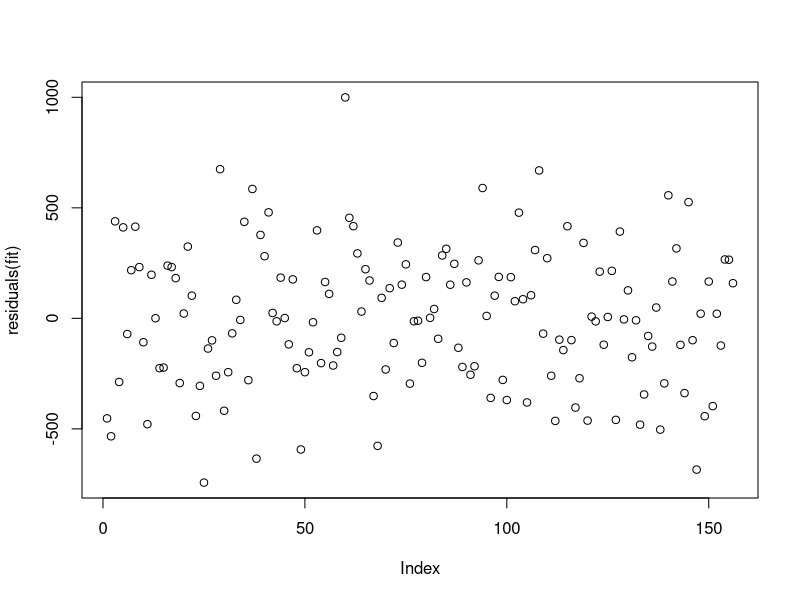
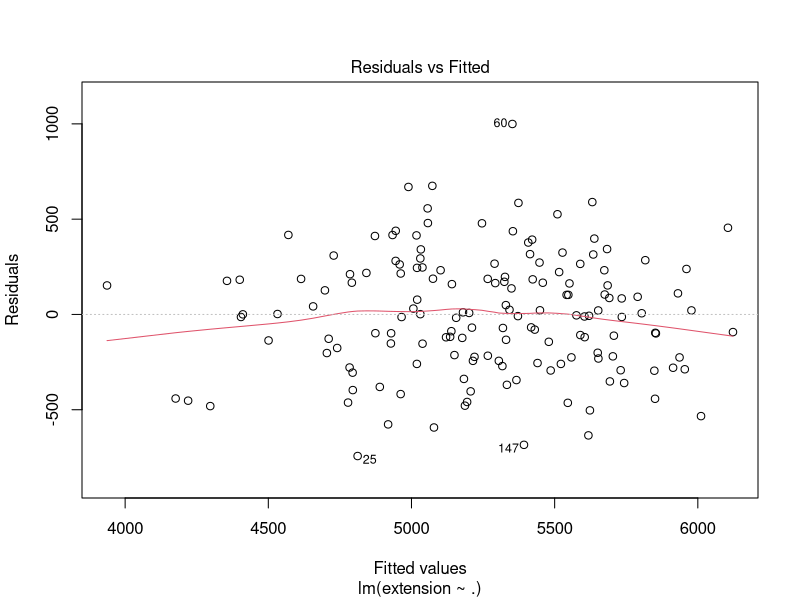
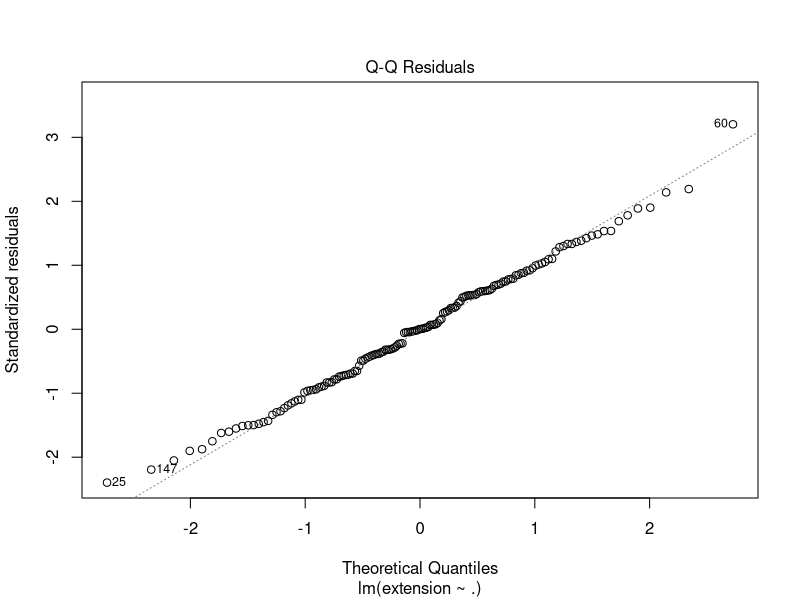
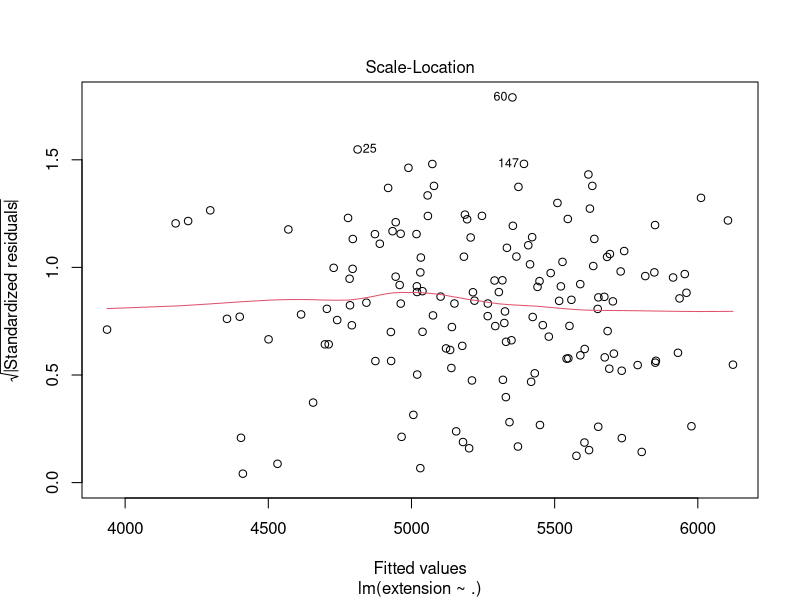
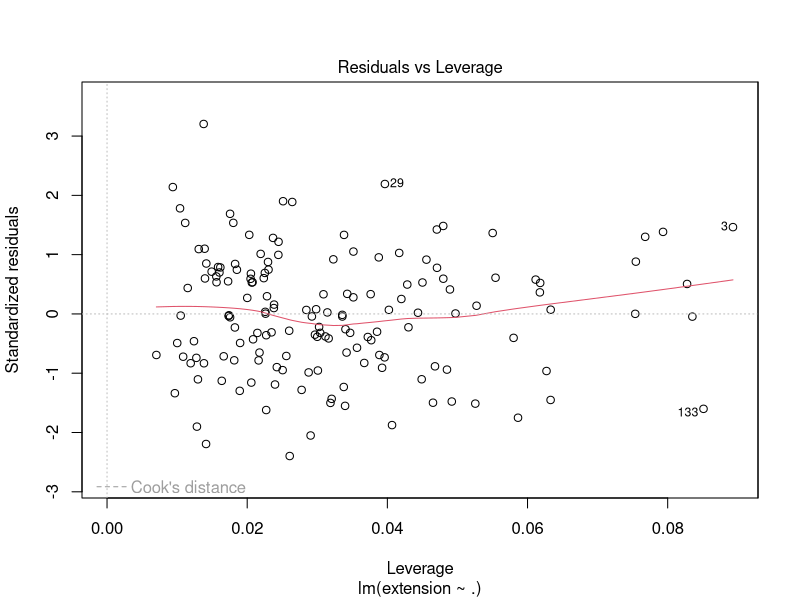
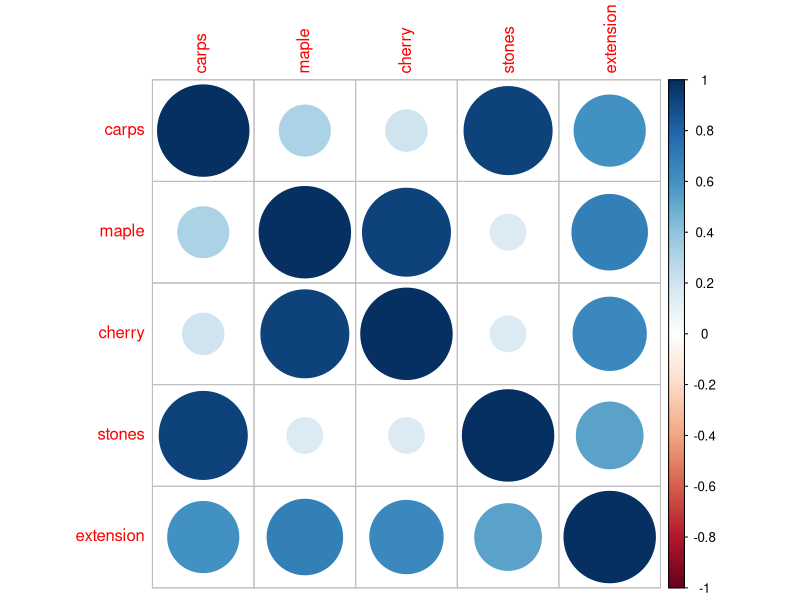
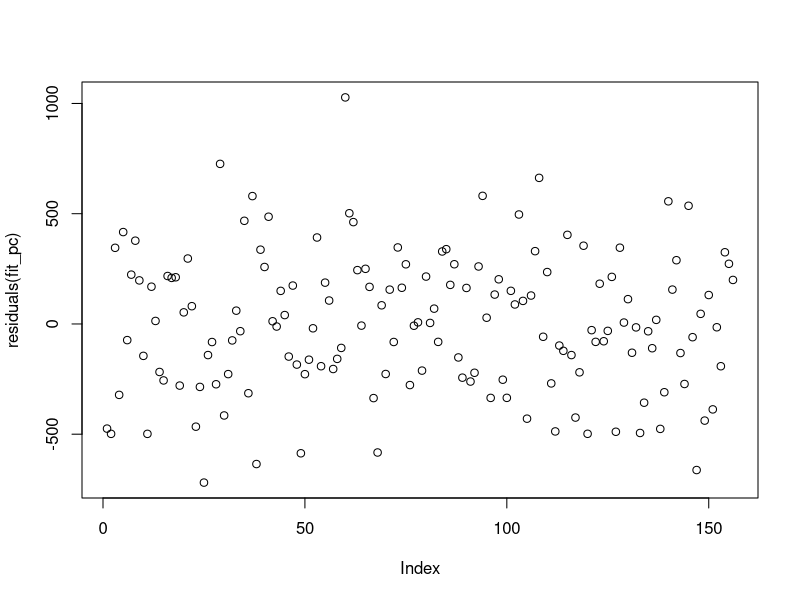
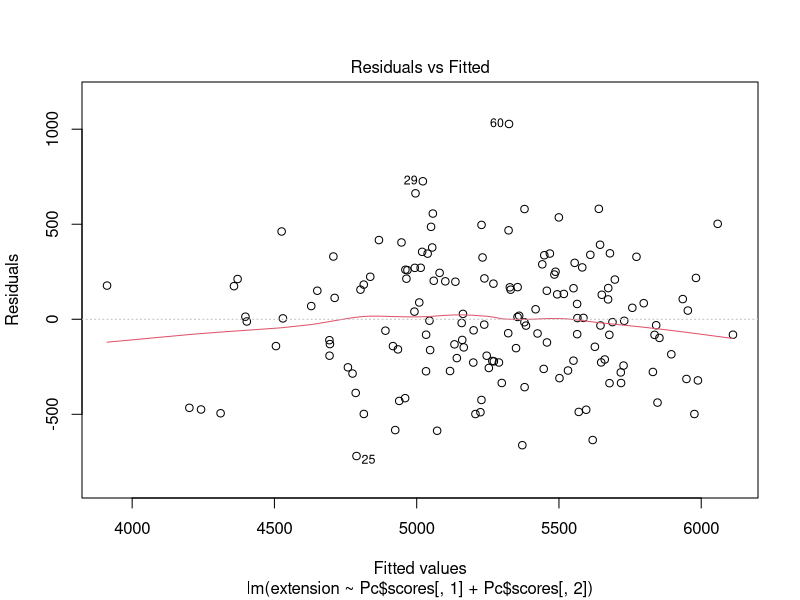

R code for these plots, in order:
setwd("C:/Users/ffede/OneDrive/Desktop/AppliedStatTDE/Old exams (in English)/030717")
garden <- read.table("garden.txt")

attach(garden)

fit <- lm(extension ~ ., data = garden)
summary(fit)
#1442.86, 16.34, 28.69, 13.12, 14.02

plot(residuals(fit))
shapiro.test(residuals(fit))
# the residuals are normal!

plot(fit)

library(corrplot)
corrplot(cor(garden))

library(car)
vif(fit)

C <- rbind(c(0,0,1,0,0), c(0,0,0,1,0))
linearHypothesis(fit, C)

C <- rbind(c(0,1,0,0,0), c(0,0,0,0,1))
linearHypothesis(fit, C)
 
fit <- lm(extension ~ maple + stones, data = garden)
summary(fit)

## se proviamo una ridge
library(glmnet)
x = model.matrix(extension ~ ., data = garden)[,-1]
y = extension

lambda.grid <- 10^seq(5,-3,length=100)
cv.ridge <- cv.glmnet(x,y,lambda=lambda.grid, alpha = 0) # default: 10-fold CV

fit_ridge <- glmnet(x,y,alpha = 0,lambda = cv.ridge$lambda.min)
fit_ridge$dev.ratio
fit_ridge$beta

## se no pc regression

Pc <- princomp(garden[,1:4], scores = T)
summary(Pc)

fit_pc <- lm(extension ~ Pc$scores[,1] + Pc$scores[,2])
summary(fit_pc)

plot(residuals(fit_pc))
shapiro.test(residuals(fit_pc))
plot(fit_pc)
vif(fit_pc)

fit_pc$coefficients[2]*Pc$loadings[,1] + fit_pc$coefficients[3]*Pc$loadings[,2]
# 5259.214 15.64 19.25 21.38 15.08


